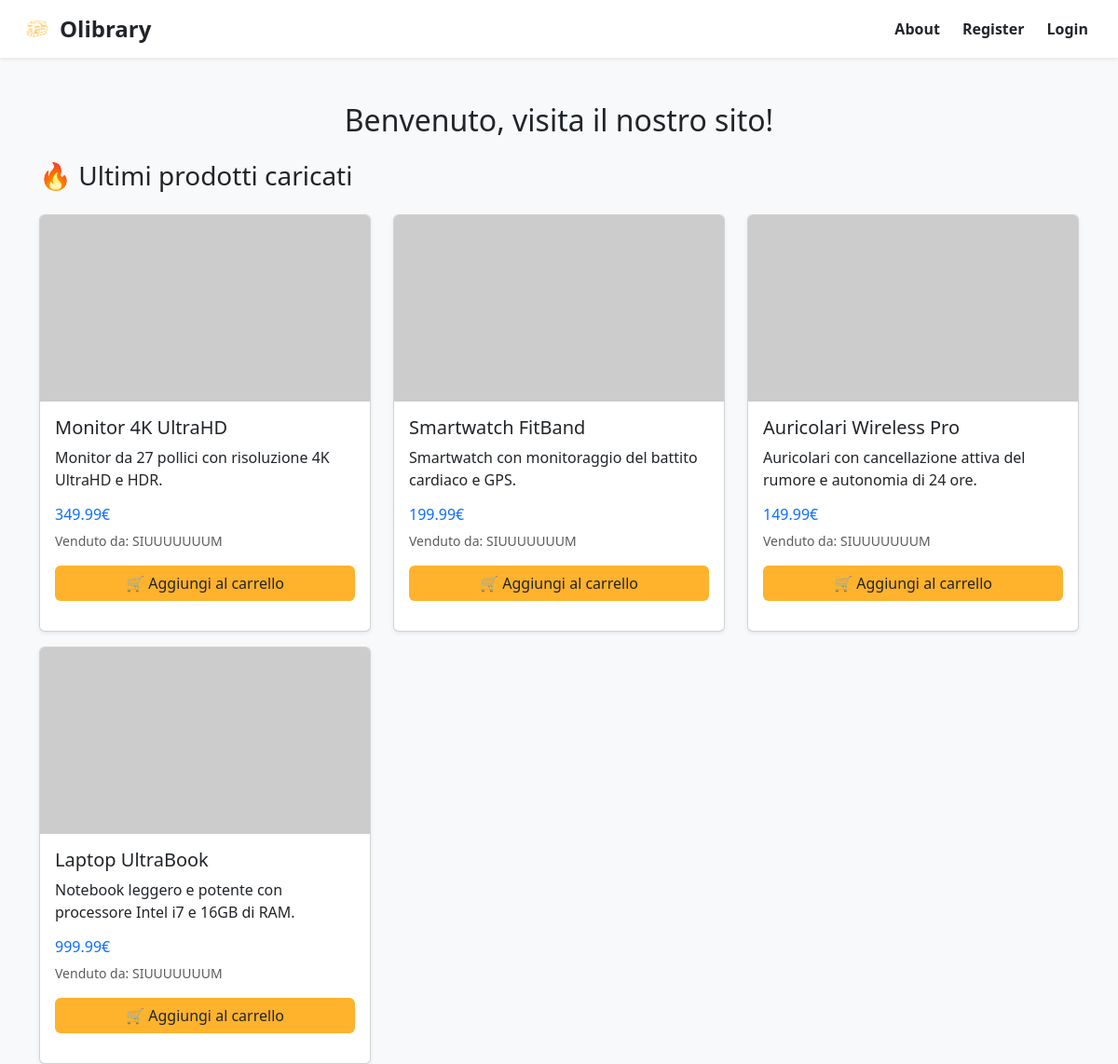
The page / on the database its author committed.
### tables this page shows
CREATE TABLE IF NOT EXISTS `products` (
  `id` int(11) NOT NULL AUTO_INCREMENT,
  `user_id` int(11) NOT NULL,
  `nome` varchar(100) NOT NULL,
  `descrizione` text NOT NULL,
  `prezzo` decimal(10,2) NOT NULL,
  `immagine` varchar(255) NOT NULL,
  PRIMARY KEY (`id`),
  KEY `user_id` (`user_id`)
);

CREATE TABLE IF NOT EXISTS `users` (
  `id` int(11) NOT NULL AUTO_INCREMENT,
  `username` varchar(50) NOT NULL,
  `email` varchar(100) NOT NULL,
  `password` varchar(255) NOT NULL,
  `created_at` timestamp NOT NULL DEFAULT current_timestamp(),
  `profile_pic` varchar(255) NOT NULL DEFAULT 'default.png',
  `ruolo` enum('utente','admin') NOT NULL DEFAULT 'utente',
  PRIMARY KEY (`id`),
  UNIQUE KEY `email` (`email`),
  UNIQUE KEY `username` (`username`)
);

### index.php (the view, shortened to what this page needs)
<?php
$path2root = "";
require "pages/config.php";
include 'components/navbar.php';
$stmt = $conn->prepare("SELECT p.id, p.nome, p.descrizione, p.prezzo, p.immagine, u.username
                        FROM products p
                        JOIN users u ON p.user_id = u.id
                        ORDER BY p.id DESC
                        LIMIT 4");
$stmt->execute();
$result = $stmt->get_result();
$prodotti = $result->fetch_all(MYSQLI_ASSOC);
?>
<!DOCTYPE html>
<html lang="it">
<head>
    <link href="https://cdn.jsdelivr.net/npm/bootstrap@5.3.3/dist/css/bootstrap.min.css" rel="stylesheet">
</head>
<body class="bg-light">
    <div class="container mt-5">
        <h2 class="text-center">
            <?php if (isset($_SESSION['user'])): ?>
                Ciao <?= htmlspecialchars($_SESSION['user']) ?>, benvenuto!
            <?php else: ?>
                Benvenuto, visita il nostro sito!
            <?php endif; ?>
        </h2>
        <h3 class="mt-4">🔥 Ultimi prodotti caricati</h3>
        <div class="row">
            <?php if (!empty($prodotti)): ?>
                <?php foreach ($prodotti as $prodotto): ?>
                    <div class="col-md-4 mt-3">
                        <div class="card shadow-sm d-flex flex-column h-100">
                            <img src="<?= htmlspecialchars($path2root . $prodotto['immagine']) ?>" class="card-img-top" alt="<?= htmlspecialchars($prodotto['nome']) ?>" style="height: 200px; object-fit: cover;">
                            <div class="card-body d-flex flex-column flex-grow-1">
                                <h5 class="card-title"><?= htmlspecialchars($prodotto['nome']) ?></h5>
                                <p class="card-text flex-grow-1"><?= htmlspecialchars($prodotto['descrizione']) ?></p>
                                <h6 class="text-primary"><?= htmlspecialchars($prodotto['prezzo']) ?>€</h6>
                                <p class="small text-muted">Venduto da: <?= htmlspecialchars($prodotto['username']) ?></p>
                                <form method="POST" action="">
                                    <button type="submit" class="btn w-100 mt-auto" style="background-color: #FFB22C">🛒 Aggiungi al carrello</button>
                                </form>
                            </div>
                        </div>
                    </div>
                <?php endforeach; ?>
            <?php else: ?>
                <p class="text-center">Nessun prodotto disponibile al momento.</p>
            <?php endif; ?>
        </div>
    </div>
</body>
</html>

### components/navbar.php (shortened to what this page needs)
<nav class="navbar navbar-expand-lg bg-white shadow-sm">
  <div class="container-fluid px-4 d-flex justify-content-between align-items-center">
    <a class="navbar-brand d-flex align-items-center gap-2" href="<?php echo $path2root ?>index.php">
      <img src="<?php echo $path2root; ?>images/logo.png" alt="Logo" width="32" height="32" style="transform: scale(1.8);" class="d-inline-block">
      <span class="fw-bold fs-4 text-dark">Olibrary</span>
    </a>
    <div class="collapse navbar-collapse mt-2 mt-lg-0" id="navbarSupportedContent">
      <ul class="navbar-nav ms-auto mb-2 mb-lg-0 gap-lg-2">
        <li class="nav-item">
          <a class="nav-link fw-semibold text-dark" href="<?php echo $path2root ?>pages/about.php">About</a>
        </li>
        <?php if (isset($_SESSION['user'])): ?>
          <li class="nav-item">
            <a class="nav-link fw-semibold text-dark" href="<?php echo $path2root ?>pages/account.php">Account</a>
          </li>
          <li class="nav-item">
            <a class="nav-link fw-semibold text-dark" href="<?php echo $path2root ?>pages/uploaditem.php">Add item +</a>
          </li>
          <li class="nav-item">
            <a class="nav-link fw-semibold text-dark" href="<?php echo $path2root ?>pages/logout.php">Logout</a>
          </li>
          <li class="nav-item">
            <a class="nav-link fw-semibold text-dark" href="<?php echo $path2root ?>pages/cart.php">Carrello</a>
          </li>
        <?php else: ?>
          <li class="nav-item">
            <a class="nav-link fw-semibold text-dark" href="<?php echo $path2root ?>pages/register.php">Register</a>
          </li>
          <li class="nav-item">
            <a class="nav-link fw-semibold text-dark" href="<?php echo $path2root ?>pages/login.php">Login</a>
          </li>
        <?php endif; ?>
      </ul>
    </div>
  </div>
</nav>

### components/navbar.php (style rules this page uses)
.navbar-nav .nav-link { padding: 0.5rem 1rem; border-radius: 8px; transition: background-color 0.3s ease, color 0.3s ease; }
.navbar-brand img { transition: transform 0.3s ease; }
.navbar { font-family: 'Segoe UI', sans-serif; }

### rows shown on the page
products: nome "Monitor 4K UltraHD", descrizione "Monitor da 27 pollici con risoluzione 4K UltraHD e HDR.", prezzo "349.99", user.username "SIUUUUUUUM"
products: nome "Smartwatch FitBand", descrizione "Smartwatch con monitoraggio del battito cardiaco e GPS.", prezzo "199.99", user.username "SIUUUUUUUM"
products: nome "Auricolari Wireless Pro", descrizione "Auricolari con cancellazione attiva del rumore e autonomia di 24 ore.", prezzo "149.99", user.username "SIUUUUUUUM"
products: nome "Laptop UltraBook", descrizione "Notebook leggero e potente con processore Intel i7 e 16GB di RAM.", prezzo "999.99", user.username "SIUUUUUUUM"
